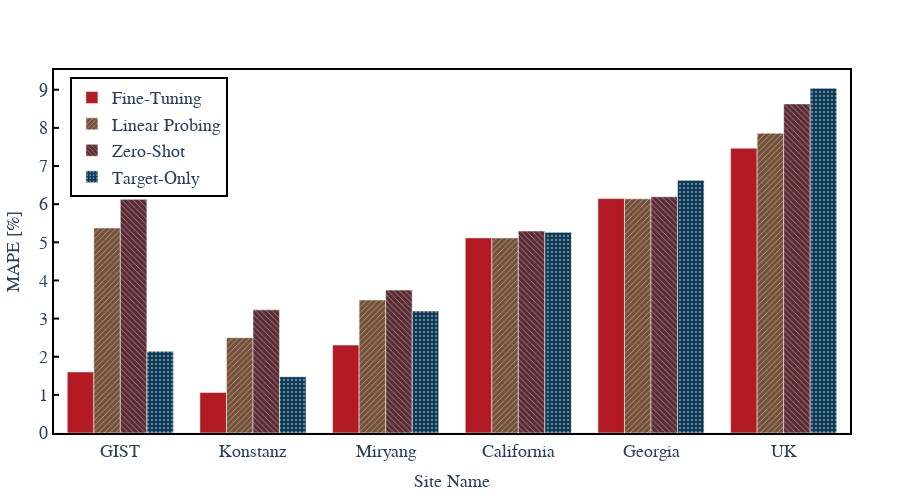

Here is the notebook cell this chart was saved with:
### Code cell
import plotly.graph_objects as go

# Sample data
sites = ["GIST", "Konstanz", "Miryang", "California", "Georgia", "UK"]
methods = ["Fine-Tuning", "Linear Probing", "Zero-Shot", "Target-Only"]
data = [
    [1.6008, 5.3760, 6.1270, 2.1434],  # GIST
    [1.0643, 2.4999, 3.2284, 1.4745],  # Konstanz
    [2.3044, 3.4867, 3.7475, 3.1991],  # Miryang
    [5.1154, 5.1154, 5.2956, 5.2644],  # California
    [6.1461, 6.1396, 6.1932, 6.6276],  # Georgia
    [7.4664, 7.8598, 8.6286, 9.0415]   # UK
]

# Custom colors and patterns
method_colors = [
    "rgb(179, 26, 35)",     # Adrenaline Rush for Fine-Tuning
    "rgb(117, 81, 57)",     # Toffee for Linear Probing
    "rgb(92, 44, 53)",      # Tawny Port for Zero-Shot
    "rgb(16, 59, 88)"       # Blue Opal for Target-Only
]
method_patterns = ["", "/", "\\", "."]  # No pattern, diagonal stripe, reverse diagonal, dotted

# Initialize figure
fig = go.Figure()

# Add bars with patterns
for i, method in enumerate(methods):
    fig.add_trace(go.Bar(
        x=sites,
        y=[row[i] for row in data],
        name=method,
        marker=dict(
            color=method_colors[i],
            pattern_shape=method_patterns[i],
            pattern_size=4  # Smaller pattern size
        )
    ))

# Update layout
fig.update_layout(
    xaxis=dict(
        title="Site Name",
        titlefont=dict(family="Times New Roman", size=18),
        tickfont=dict(family="Times New Roman", size=18),
        showline=True,  # Add border line to x-axis
        linewidth=2,
        linecolor="black",
        mirror=True  # Add top border
    ),
    yaxis=dict(
        title="MAPE [%]",
        titlefont=dict(family="Times New Roman", size=18),
        tickfont=dict(family="Times New Roman", size=18),
        showline=True,  # Add border line to y-axis
        linewidth=2,
        linecolor="black",
        mirror=True,  # Add right border
        ticks="inside",  # Add ticks inside the graph
        tickwidth=2,
        tickcolor="black"
    ),
    legend=dict(
        font=dict(family="Times New Roman", size=18),  # Legend font
        bordercolor="black",  # Add border around legend
        borderwidth=2,
        x=0.02,  # Position legend inside the graph
        y=0.98,
        xanchor="left",
        yanchor="top",
        bgcolor="white"  # Background color for legend box
    ),
    barmode="group",
    template="plotly_white",
    width=900,
    height=500
)

# Add outer border to the entire graph
fig.update_layout(
    margin=dict(l=50, r=50, t=70, b=50),
    paper_bgcolor="white",
    plot_bgcolor="white",
    xaxis_showgrid=False,
    yaxis_showgrid=False
)

fig.show()

### Figure 1 — Plotly figure (JSON) as saved in the notebook; plotly's stock layout.template omitted (floating-point values rounded to 4 significant figures)
{"data": [{"marker": {"color": "rgb(179, 26, 35)", "pattern": {"shape": "", "size": 4}}, "name": "Fine-Tuning", "type": "bar", "x": ["GIST", "Konstanz", "Miryang", "California", "Georgia", "UK"], "y": [1.601, 1.064, 2.304, 5.115, 6.146, 7.466]}, {"marker": {"color": "rgb(117, 81, 57)", "pattern": {"shape": "/", "size": 4}}, "name": "Linear Probing", "type": "bar", "x": ["GIST", "Konstanz", "Miryang", "California", "Georgia", "UK"], "y": [5.376, 2.5, 3.487, 5.115, 6.14, 7.86]}, {"marker": {"color": "rgb(92, 44, 53)", "pattern": {"shape": "\\", "size": 4}}, "name": "Zero-Shot", "type": "bar", "x": ["GIST", "Konstanz", "Miryang", "California", "Georgia", "UK"], "y": [6.127, 3.228, 3.748, 5.296, 6.193, 8.629]}, {"marker": {"color": "rgb(16, 59, 88)", "pattern": {"shape": ".", "size": 4}}, "name": "Target-Only", "type": "bar", "x": ["GIST", "Konstanz", "Miryang", "California", "Georgia", "UK"], "y": [2.143, 1.474, 3.199, 5.264, 6.628, 9.041]}], "layout": {"barmode": "group", "height": 500, "legend": {"bgcolor": "white", "bordercolor": "black", "borderwidth": 2, "font": {"family": "Times New Roman", "size": 18}, "x": 0.02, "xanchor": "left", "y": 0.98, "yanchor": "top"}, "margin": {"b": 50, "l": 50, "r": 50, "t": 70}, "paper_bgcolor": "white", "plot_bgcolor": "white", "width": 900, "xaxis": {"linecolor": "black", "linewidth": 2, "mirror": true, "showgrid": false, "showline": true, "tickfont": {"family": "Times New Roman", "size": 18}, "title": {"font": {"family": "Times New Roman", "size": 18}, "text": "Site Name"}}, "yaxis": {"linecolor": "black", "linewidth": 2, "mirror": true, "showgrid": false, "showline": true, "tickcolor": "black", "tickfont": {"family": "Times New Roman", "size": 18}, "ticks": "inside", "tickwidth": 2, "title": {"font": {"family": "Times New Roman", "size": 18}, "text": "MAPE [%]"}}}}
